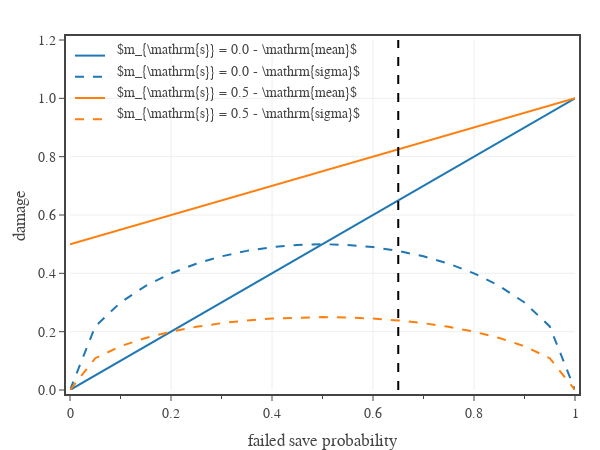

Notebook source saved alongside this figure:
### Code cell
# Save damage mean and sigma vs fail probability for fixed damage outcomes

# create figure
fig = go.Figure(
    layout=go.Layout(
        template=tfb.FIG_TEMPLATE,
        margin=dict(l=70, r=25, b=60, t=40, pad=4),
        xaxis=dict(
            title_text='failed save probability',
            tick0=0, dtick=0.2,
            minor=dict(tick0=0, dtick=0.1),
            range=[0,1],
        ),
        yaxis=dict(
            title_text='damage',
            tickformat='.1f',
            range=[0,1.2],
        ),
        legend=dict(
            xanchor='left', yanchor='top',
            x=0.00, y=1.00,
            orientation='v',
            tracegroupgap=0,
            bgcolor='rgba(0,0,0,0)',
            itemclick=False, itemdoubleclick=False,
        )
    )
)

def y_annotation_large(i):
    return 1.03 - i*0.061

def y_annotation_small(i):
    return 1.03 - i*0.095

p_fail = np.linspace(0,20,21)/20.0
i = 0
for m_s in [0, 0.5]:
    fail_state    = {'probability': 0, 'mean': 1.0, 'sigma': 0}
    success_state = {'probability': 0, 'mean': m_s, 'sigma': 0}

    mean = []
    sigma = []
    for p in p_fail:
        fail_state['probability'] = p
        success_state['probability'] = 1 - p
        mean  += [save_mean(fail_state, success_state)]
        sigma += [save_sigma(fail_state, success_state)]
    
    fig.add_trace(go.Scatter(
        x=p_fail,
        y=mean,
        name=' ',
        mode='lines',
        line=dict(color=COLOR_LIST[i]),
        hovertemplate=
            f'<b>{m_s:.0%} damage on save</b><br>'+
            'fail probability %{x:.2f}<br>'+
            'mean %{y:.2f}<extra></extra>'
    ))
    fig.add_annotation(
        name=f'{2*i+1:.0f}',
        xref='paper', xanchor='left',   x=0.09,
        yref='paper', yanchor='middle', y=y_annotation_large(2*i+1),
        showarrow=False,
        text=f'$m_{{\mathrm{{s}}}} = {m_s:.1f} - \mathrm{{mean}}$',
    )

    fig.add_trace(go.Scatter(
        x=p_fail,
        y=sigma,
        name=' ',
        mode='lines',
        line=dict(color=COLOR_LIST[i], dash='dash'),
        hovertemplate=
            f'<b>{m_s:.0%} damage on save</b><br>'+
            'fail probability %{x:.2f}<br>'+
            'std dev %{y:.2f}<extra></extra>'
    ))
    fig.add_annotation(
        name=f'{2*i+2:.0f}',
        xref='paper', xanchor='left',   x=0.09,
        yref='paper', yanchor='middle', y=y_annotation_large(2*i+2),
        showarrow=False,
        text=f'$m_{{\mathrm{{s}}}} = {m_s:.1f} - \mathrm{{sigma}}$',
    )

    i += 1

fig.add_trace(go.Scatter(
    x=[0.65, 0.65], 
    y=[0,3],
    mode='lines',
    showlegend=False,
    hoverinfo='skip',
    line=dict(color='black', dash='dash')
))

# show figure
fig.update_layout(width=600, height=450, barmode='group')
fig.show(config=tfb.FIG_CONFIG)

# save figures
if SAVEFIGS:
    fig.update_layout(autosize=True, width=None, height=None)
    tfb.save_fig_html(fig, format='large', name=f'./fig-fixed-save-normalized-damage-large', style='aspect-ratio:600/450')
    for i in range(1, 5):
        fig.update_annotations(selector=dict(name=f'{i:.0f}'), x=0.14, y=y_annotation_small(i))
    tfb.save_fig_html(fig, format='small', name=f'./fig-fixed-save-normalized-damage-small', style='aspect-ratio:600/500')

### Figure 1 — Plotly figure (JSON) as saved in the notebook; plotly's stock layout.template omitted (floating-point values rounded to 4 significant figures)
{"data": [{"hovertemplate": "<b>0% damage on save</b><br>fail probability %{x:.2f}<br>mean %{y:.2f}<extra></extra>", "line": {"color": "#1f77b4"}, "mode": "lines", "name": " ", "type": "scatter", "x": [0, 0.05, 0.1, 0.15, 0.2, 0.25, 0.3, 0.35, 0.4, 0.45, 0.5, 0.55, 0.6, 0.65, 0.7, 0.75, 0.8, 0.85, 0.9, 0.95, 1], "y": [0, 0.05, 0.1, 0.15, 0.2, 0.25, 0.3, 0.35, 0.4, 0.45, 0.5, 0.55, 0.6, 0.65, 0.7, 0.75, 0.8, 0.85, 0.9, 0.95, 1]}, {"hovertemplate": "<b>0% damage on save</b><br>fail probability %{x:.2f}<br>std dev %{y:.2f}<extra></extra>", "line": {"color": "#1f77b4", "dash": "dash"}, "mode": "lines", "name": " ", "type": "scatter", "x": [0, 0.05, 0.1, 0.15, 0.2, 0.25, 0.3, 0.35, 0.4, 0.45, 0.5, 0.55, 0.6, 0.65, 0.7, 0.75, 0.8, 0.85, 0.9, 0.95, 1], "y": [0, 0.2179, 0.3, 0.3571, 0.4, 0.433, 0.4583, 0.477, 0.4899, 0.4975, 0.5, 0.4975, 0.4899, 0.477, 0.4583, 0.433, 0.4, 0.3571, 0.3, 0.2179, 0]}, {"hovertemplate": "<b>50% damage on save</b><br>fail probability %{x:.2f}<br>mean %{y:.2f}<extra></extra>", "line": {"color": "#ff7f0e"}, "mode": "lines", "name": " ", "type": "scatter", "x": [0, 0.05, 0.1, 0.15, 0.2, 0.25, 0.3, 0.35, 0.4, 0.45, 0.5, 0.55, 0.6, 0.65, 0.7, 0.75, 0.8, 0.85, 0.9, 0.95, 1], "y": [0.5, 0.525, 0.55, 0.575, 0.6, 0.625, 0.65, 0.675, 0.7, 0.725, 0.75, 0.775, 0.8, 0.825, 0.85, 0.875, 0.9, 0.925, 0.95, 0.975, 1]}, {"hovertemplate": "<b>50% damage on save</b><br>fail probability %{x:.2f}<br>std dev %{y:.2f}<extra></extra>", "line": {"color": "#ff7f0e", "dash": "dash"}, "mode": "lines", "name": " ", "type": "scatter", "x": [0, 0.05, 0.1, 0.15, 0.2, 0.25, 0.3, 0.35, 0.4, 0.45, 0.5, 0.55, 0.6, 0.65, 0.7, 0.75, 0.8, 0.85, 0.9, 0.95, 1], "y": [0, 0.109, 0.15, 0.1785, 0.2, 0.2165, 0.2291, 0.2385, 0.2449, 0.2487, 0.25, 0.2487, 0.2449, 0.2385, 0.2291, 0.2165, 0.2, 0.1785, 0.15, 0.109, 0]}, {"hoverinfo": "skip", "line": {"color": "black", "dash": "dash"}, "mode": "lines", "showlegend": false, "type": "scatter", "x": [0.65, 0.65], "y": [0, 3]}], "layout": {"annotations": [{"name": "1", "showarrow": false, "text": "$m_{\\mathrm{s}} = 0.0 - \\mathrm{mean}$", "x": 0.09, "xanchor": "left", "xref": "paper", "y": 0.969, "yanchor": "middle", "yref": "paper"}, {"name": "2", "showarrow": false, "text": "$m_{\\mathrm{s}} = 0.0 - \\mathrm{sigma}$", "x": 0.09, "xanchor": "left", "xref": "paper", "y": 0.908, "yanchor": "middle", "yref": "paper"}, {"name": "3", "showarrow": false, "text": "$m_{\\mathrm{s}} = 0.5 - \\mathrm{mean}$", "x": 0.09, "xanchor": "left", "xref": "paper", "y": 0.847, "yanchor": "middle", "yref": "paper"}, {"name": "4", "showarrow": false, "text": "$m_{\\mathrm{s}} = 0.5 - \\mathrm{sigma}$", "x": 0.09, "xanchor": "left", "xref": "paper", "y": 0.786, "yanchor": "middle", "yref": "paper"}], "barmode": "group", "height": 450, "legend": {"bgcolor": "rgba(0,0,0,0)", "itemclick": false, "itemdoubleclick": false, "orientation": "v", "tracegroupgap": 0, "x": 0, "xanchor": "left", "y": 1, "yanchor": "top"}, "margin": {"b": 60, "l": 70, "pad": 4, "r": 25, "t": 40}, "width": 600, "xaxis": {"dtick": 0.2, "minor": {"dtick": 0.1, "tick0": 0}, "range": [0, 1], "tick0": 0, "title": {"text": "failed save probability"}}, "yaxis": {"range": [0, 1.2], "tickformat": ".1f", "title": {"text": "damage"}}}}
